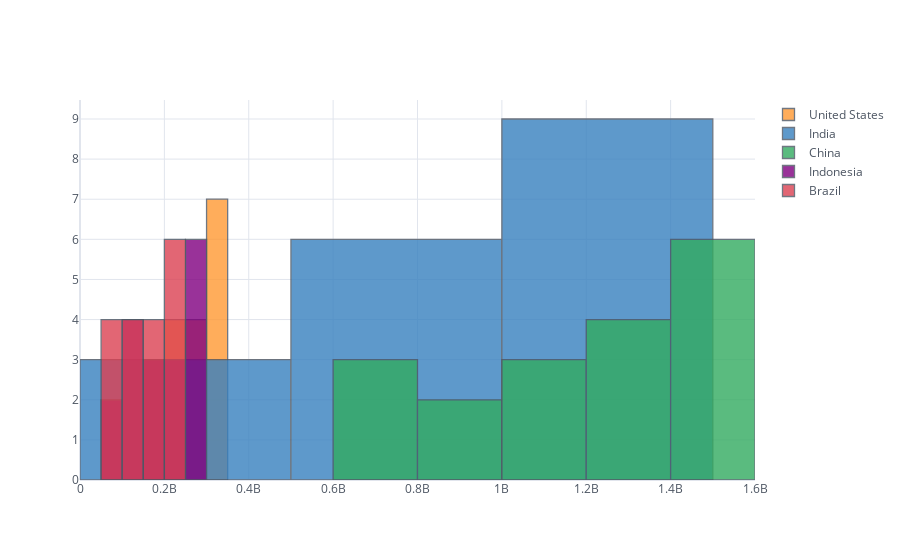

Notebook source saved alongside this figure:
### Markdown cell above
# 5. Histogramas

### Code cell
df_population.iplot(kind='hist')

### Figure 1 — Plotly figure (JSON) as saved in the notebook; plotly's stock layout.template omitted (floating-point values rounded to 4 significant figures)
{"data": [{"histfunc": "count", "histnorm": "", "marker": {"color": "rgba(255, 153, 51, 1.0)", "line": {"color": "#4D5663", "width": 1.3}}, "name": "United States", "opacity": 0.8, "orientation": "v", "type": "histogram", "x": [171685336, 186720571, 199733676, 209513341, 219081251, 229476354, 240499825, 252120309, 265163745, 281710909, 294993511, 309011475, 320878310, 323015995, 325084756, 327096265, 329064917, 331002651]}, {"histfunc": "count", "histnorm": "", "marker": {"color": "rgba(55, 128, 191, 1.0)", "line": {"color": "#4D5663", "width": 1.3}}, "name": "India", "opacity": 0.8, "orientation": "v", "type": "histogram", "x": [409880595, 450547679, 499123324, 555189792, 623102897, 698952844, 784360008, 873277798, 963922588, 1056575549, 1147609927, 1234281170, 1310152403, 1324517249, 1338676785, 1352642280, 1366417754, 1380004385]}, {"histfunc": "count", "histnorm": "", "marker": {"color": "rgba(50, 171, 96, 1.0)", "line": {"color": "#4D5663", "width": 1.3}}, "name": "China", "opacity": 0.8, "orientation": "v", "type": "histogram", "x": [612241554, 660408056, 724218968, 827601394, 926240885, 1000089235, 1075589361, 1176883674, 1240920535, 1290550765, 1330776380, 1368810615, 1406847870, 1414049351, 1421021791, 1427647786, 1433783686, 1439323776]}, {"histfunc": "count", "histnorm": "", "marker": {"color": "rgba(128, 0, 128, 1.0)", "line": {"color": "#4D5663", "width": 1.3}}, "name": "Indonesia", "opacity": 0.8, "orientation": "v", "type": "histogram", "x": [77273425, 87751068, 100267062, 114793178, 130680727, 147447836, 164982451, 181413402, 196934260, 211513823, 226289470, 241834215, 258383256, 261556381, 264650963, 267670543, 270625568, 273523615]}, {"histfunc": "count", "histnorm": "", "marker": {"color": "rgba(219, 64, 82, 1.0)", "line": {"color": "#4D5663", "width": 1.3}}, "name": "Brazil", "opacity": 0.8, "orientation": "v", "type": "histogram", "x": [62533919, 72179226, 83373530, 95113265, 107216205, 120694009, 135274080, 149003223, 162019896, 174790340, 186127103, 195713635, 204471769, 206163053, 207833823, 209469323, 211049527, 212559417]}], "layout": {"barmode": "overlay", "legend": {"bgcolor": "#FFFFFF", "font": {"color": "#4D5663"}}, "paper_bgcolor": "#FFFFFF", "plot_bgcolor": "#FFFFFF", "title": {"font": {"color": "#4D5663"}}, "xaxis": {"gridcolor": "#E1E5ED", "showgrid": true, "tickfont": {"color": "#4D5663"}, "title": {"font": {"color": "#4D5663"}, "text": ""}, "zerolinecolor": "#E1E5ED"}, "yaxis": {"gridcolor": "#E1E5ED", "showgrid": true, "tickfont": {"color": "#4D5663"}, "title": {"font": {"color": "#4D5663"}, "text": ""}, "zerolinecolor": "#E1E5ED"}}}
